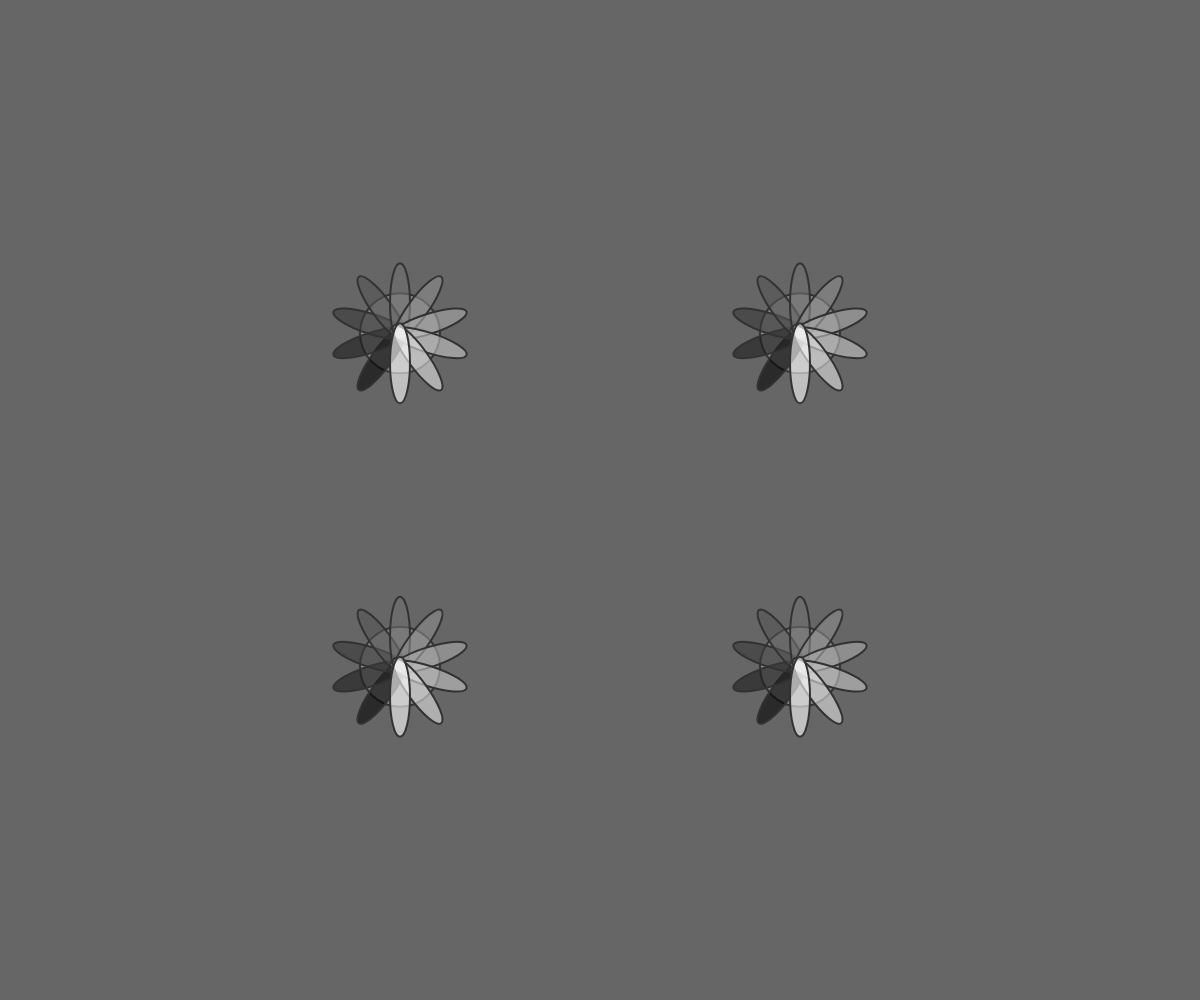
Frame 1 (no input)
Frame 60 (no input): identical to frame 1, image omitted
Frame 120 (the mouse pressed at the canvas centre since frame 60): identical to frame 1, image omitted

The p5.js sketch that drew this single still picture (run headless with seeded random() and noise() and a simulated clock; from frame 60 on, the mouse is pressed at the canvas centre):

// p5.js sketch
// ── sketch.js
var fCol = 0;
var y = 0;
function setup() {
	createCanvas(windowWidth, windowHeight);  //new canvas
		
}
function draw() {
background(102); //grey bg
 noStroke();
for (var i = 1; i<3; i+=1) {  //for loop will run twice
	for (var j = 1; j<3; j+=1) {  //inner loop to draw circles each height
		
		fill(220); //fill around flower
		noStroke(); //around flower
		//ellipse(width*(j/3), height*(i/3), 150, 150); //circle aroud flower
		stroke(50); //draw grey around the petals and circle
		strokeWeight(2);  //slightly thicker lines
		fill(135);	 //grey for background circle
		ellipse(width*(j/3), height*(i/3), 80, 80); //draw the ellipse behind flowers
		push(); //saves the position of everything on the canvas from stack
		translate(width*(j/3), height*(i/3));  //move the flower to the each point
 		for (let i = 0; i < 10; i ++) { //draw and rotate 10 ellipses for petals
			fill(map(i,0,9,0,255),150); //map fill colour to iterations
			rotate(PI/5); //rotates around the origin but don't really get how it works'
			ellipse(0,30, 20, 80);
			
		}pop(); //restores everything else post rottion/translation
	}	

}

}
